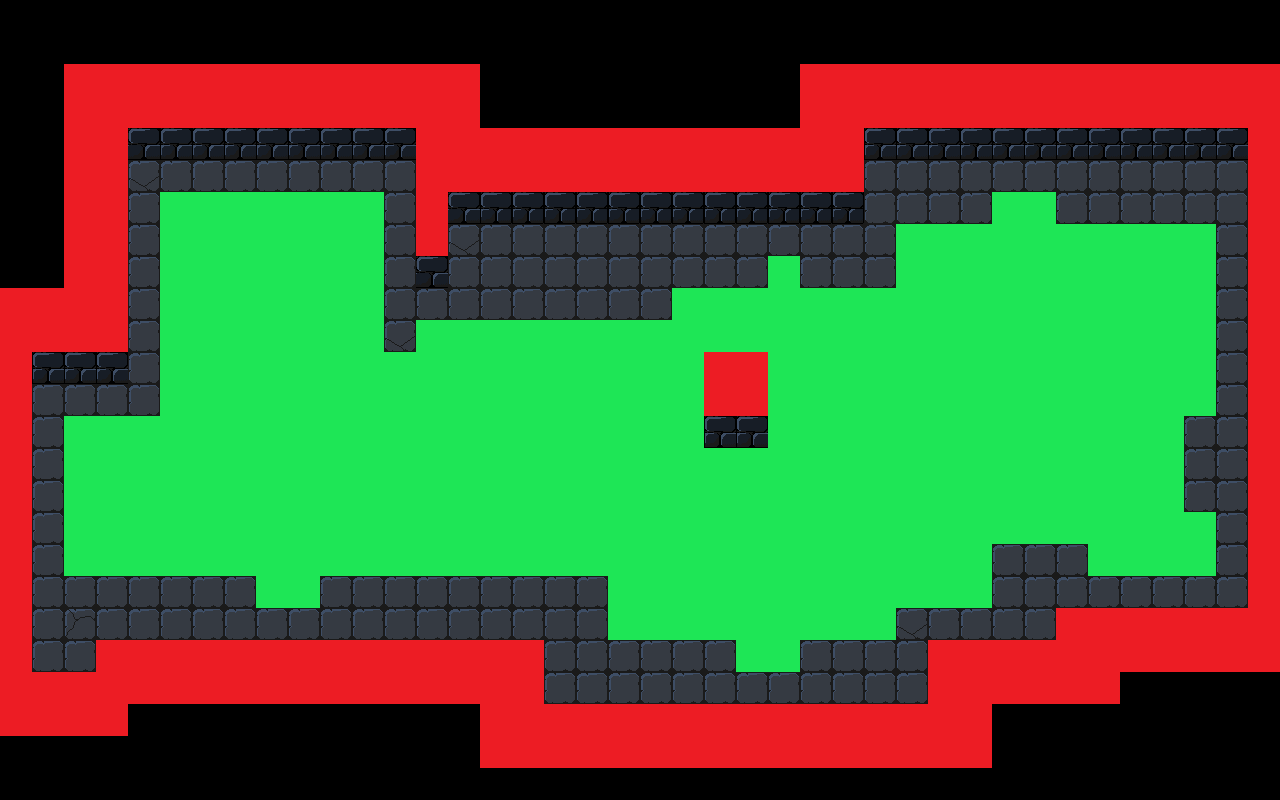

Tiled map render using the project's own tile images. Description and the map definition, with tile-layer contents summarised, below:
An orthogonal 40x25 tile map with 32x32 px tiles, 3 tile layers (base, floor_block, spawnable), 5 tilesets.

<map version="1.9" tiledversion="1.9.2" orientation="orthogonal" renderorder="right-down" width="40" height="25" tilewidth="32" tileheight="32" infinite="0" nextlayerid="4" nextobjectid="1">
 <tileset firstgid="1" source="../tsx/dungeon.tsx" />
 <tileset firstgid="65" source="../tsx/border.tsx" />
 <tileset firstgid="69" source="../tsx/spawnable.tsx" />
 <tileset firstgid="73" source="../tsx/spawnable2.tsx" />
 <tileset firstgid="74" source="../tsx/border2.tsx" />
 <layer id="1" name="base" width="40" height="25">
  <data>[1000 cells, 790 non-empty, 24 distinct tile ids]</data>
 </layer>
 <layer id="2" name="floor_block" width="40" height="25">
  <data>[1000 cells, 224 non-empty, 1 distinct tile ids]</data>
 </layer>
 <layer id="3" name="spawnable" width="40" height="25">
  <data>[1000 cells, 359 non-empty, 1 distinct tile ids]</data>
 </layer>
</map>
